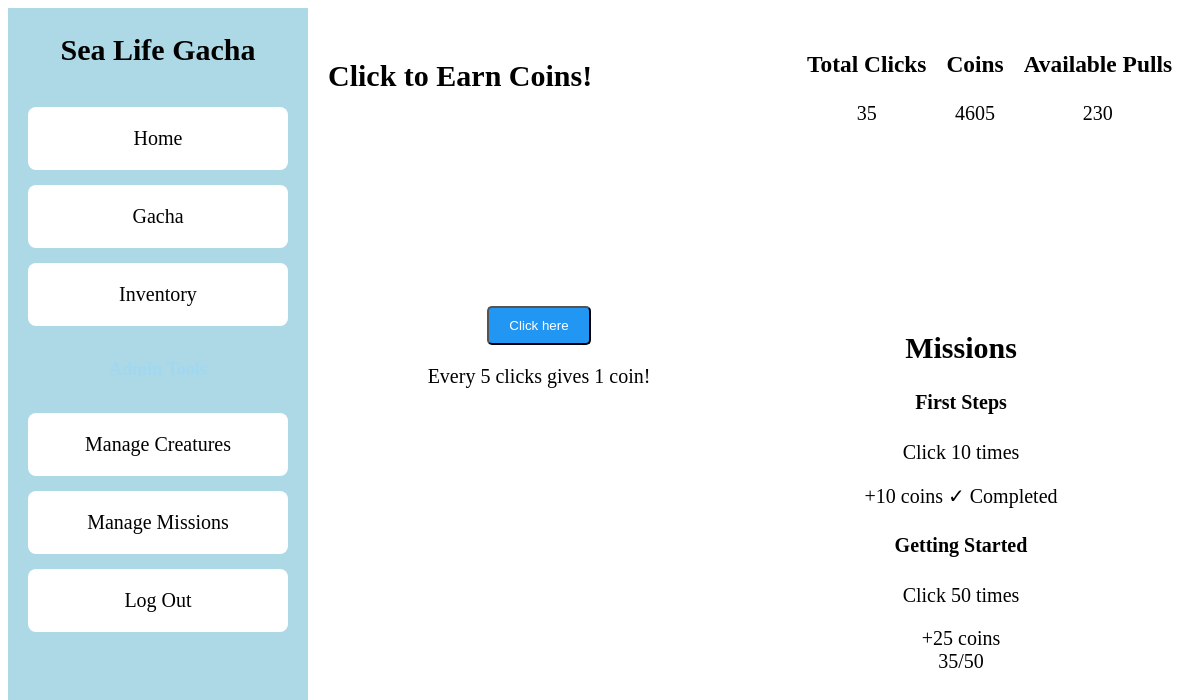
Screenshot of / (signed in) with the database file from the repository.
### models.py (models this page shows)
class User(db.Model):
    user_id = db.Column(db.Integer, primary_key=True)
    username = db.Column(db.String(80), unique=True, nullable=False)
    role = db.Column(db.String(20), default='user', nullable=False)
    password_hash = db.Column(db.String(128), nullable=False)
    clicks = db.Column(db.Integer, default=0)
    coins = db.Column(db.Integer, default=0)
    pulls = db.Column(db.Integer, default=0)
    created_at = db.Column(db.DateTime, default=datetime.utcnow)
    updated_at = db.Column(db.DateTime, default=datetime.utcnow, onupdate=datetime.utcnow)
    inventory = db.relationship('UserCreature', backref='user', lazy=True, cascade='all, delete-orphan')
    completed_missions = db.relationship('UserMission', backref='user', lazy=True, cascade='all, delete-orphan')

class Mission(db.Model):
    mission_id = db.Column(db.Integer, primary_key=True)
    name = db.Column(db.String(100), nullable=False)
    description = db.Column(db.String(200), nullable=False)
    target = db.Column(db.Integer, nullable=False)
    reward = db.Column(db.Integer, nullable=False)
    order = db.Column(db.Integer, default=0)

### app.py (the view)
@app.route('/')
def home():
    user = get_current_user()
    if not user:
        return redirect(url_for('auth'))
    user_data = get_user_data(user)
    return render_template('home.html',
                           username=user.username,
                           clicks=user_data['clicks'],
                           coins=user.coins,
                           missions=get_all_missions(),
                           completed_missions=user_data['completed_missions'],
                           pulls=user.pulls)

### app.py (called while the page is built)
def get_current_user():
    if 'user_id' in session:
        return db.session.get(User, session['user_id'])
    return None

def get_user_data(user):
    completed_missions = UserMission.query.filter_by(user_id=user.user_id, completed=True).all()
    completed_mission_ids = [mission.mission_id for mission in completed_missions]
    inventory_creatures = UserCreature.query.filter_by(user_id=user.user_id).join(Creature).all()
    inventory = [
        {
            'id': uc.inventory_id,
            'name': uc.creature.name,
            'rarity': uc.creature.rarity,
            'image': uc.creature.image,
            'description': uc.creature.description
        }
        for uc in inventory_creatures
    ]
    return {
        'clicks': user.clicks,
        'coins': user.coins,
        'pulls': user.pulls,
        'completed_missions': completed_mission_ids,
        'inventory': inventory
    }

def get_all_missions():
    return Mission.query.order_by(Mission.order).all()

### templates/home.html (shortened to what this page needs)
{% extends "base.html" %}
{% block content %}
<div class="home-container">
    <div class="home-header">
        <h2>Click to Earn Coins!</h2>
    <div class="stats-header">
        <div class="stat-card">
            <h3>Total Clicks</h3>
            <div class="stat-value" id="click-counter">{{ clicks }}</div>
        </div>
        <div class="stat-card">
            <h3>Coins</h3>
            <div class="stat-value" id="coin-counter">{{ coins }}</div>
        </div>
        <div class="stat-card" id="pulls-stat-card">
            <h3>Available Pulls</h3>
            <div class="stat-value" id="pull-counter">{{ coins // 20 }}</div>
        </div>
    </div>
</div>
    <hr style="border: 0; border-top: 1px solid rgba(255,255,255,0.1); margin: 20px 0;">
<div class="home-content">
    <div class="click-area">
        <button id="click-button" class="ocean-button">Click here</button>
        <p>Every 5 clicks gives 1 coin!</p>
    </div>
    <div class="missions-section">
    <div class="missions-panel">
        <h2>Missions</h2>
        <div class="missions-list">
            {% for mission in missions %}
            <div class="mission-item {% if mission.id in completed_missions %}completed{% endif %}">
                <div class="mission-info">
                    <h4>{{ mission.name }}</h4>
                    <p>{{ mission.description }}</p>
                </div>
                <div class="mission-reward">
                    <span class="reward-amount">+{{ mission.reward }} coins</span>
                    {% if mission.mission_id in completed_missions %}
                    <span class="completed-badge">✓ Completed</span>
                    {% else %}
                    <div class="progress">
                        <span class="progress-text">{{ clicks }}/{{ mission.target }}</span>
                    </div>
                    {% endif %}
                </div>
            </div>
            {% endfor %}
        </div>
    </div>
</div>
</div>
</div>
{% endblock %}

### static/style.css (style rules this page uses)
#click-button { cursor: pointer; padding: 10px 20px; background: #2196f3; color: white; border-radius: 5px; display: inline-block; }
.home-container { display: flex; flex-direction: column; gap: 20px; }
.home-header { display: flex; justify-content: space-between; align-items: center; }
.stats-header { display: flex; gap: 20px; }
.home-content { display: flex; justify-content: space-between; align-items: flex-start; gap: 0px; margin-top: 100px; text-align: center; }
.click-area { flex: 1; }
.missions-section { flex: 1; }
.missions-panel { width: 100%; }

### rows the page displays
User: coins "4605", coins "230"
Mission: name "First Steps", description "Click 10 times", reward "10", shows "✓ Completed"
Mission: name "Getting Started", description "Click 50 times", reward "25", clicks "35", target "50"

### other values shown
{{ clicks }} "35"
